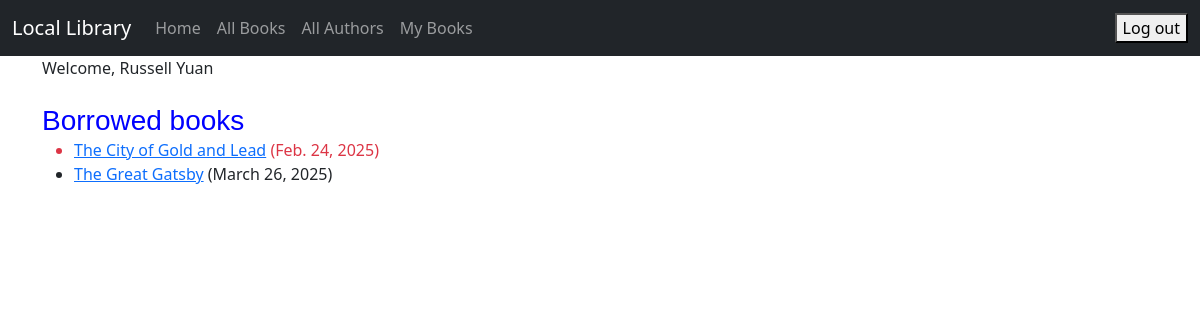
/my_books/ (signed in), run on the app's committed database.
### catalog/models.py (models this page shows, shortened)
class BookInstance(models.Model):
    id = models.UUIDField(primary_key=True, default=uuid.uuid4,
                          help_text='Unique ID for this particular book across whole library')
    book = models.ForeignKey('Book', on_delete=models.RESTRICT, null=True)
    imprint = models.CharField(max_length=200)
    due_back = models.DateField(null=True, blank=True)
    book_image = models.ImageField(upload_to='images/', null=True, blank=True)
    LOAN_STATUS = (
        ('m', 'Maintenance'), ('o', 'On loan'), ('a', 'Available'), ('r', 'Reserved'),
    )
    status = models.CharField(
        max_length=1,
        choices=LOAN_STATUS,
        blank=True,
        default='m',
        help_text='Book availability',
    )
    borrower = models.ForeignKey(User, on_delete=models.SET_NULL, null=True, blank=True)
    @property
    def is_overdue(self):
        return bool(self.due_back and date.today() > self.due_back)
    class Meta:
        ordering = ['due_back']

class Book(models.Model):
    title = models.CharField(max_length=200)
    author = models.ForeignKey('Author', on_delete=models.RESTRICT, null=True)
    summary = models.TextField(max_length=1000, help_text='Enter a brief description of the book')
    isbn = models.CharField('ISBN', max_length=13, unique=True,
                            help_text='13 Character <a href="https://www.isbn-international.org/content/what-isbn">ISBN number</a>')
    genre = models.ManyToManyField(Genre, help_text='Select a genre for this book')
    book_image = models.ImageField(upload_to='images/', null=True, blank=True)

### catalog/views.py (the view)
# urls.py: path('my_books/', views.LoanedBooksByUserListView.as_view(), name='my_books'),
class LoanedBooksByUserListView(LoginRequiredMixin,generic.ListView):
    model = BookInstance
    template_name = 'catalog/my_books.html'
    paginate_by = 10
    def get_queryset(self):
        return BookInstance.objects.filter\
(borrower=self.request.user).filter(status__exact='o').order_by('due_back')

### catalog/templates/catalog/my_books.html (shortened to what this page needs)
<!DOCTYPE html>
<html lang="en">
{% extends "catalog/base.html" %}
{% block content %}
    <h1>Borrowed books</h1>
    {% if bookinstance_list %}
    <ul>
      {% for bookinst in bookinstance_list %}
      <li class="{% if bookinst.is_overdue %}text-danger{% endif %}">
        <a href="{% url 'book_detail' bookinst.book.pk %}">{{ bookinst.book.title }}</a> ({{ bookinst.due_back }})
      </li>
      {% endfor %}
    </ul>
    {% else %}
      <p>There are no books borrowed.</p>
    {% endif %}
{% endblock %}

### catalog/templates/catalog/base.html (shortened to what this page needs)
{% load static %}
<!doctype html>
<html lang="en">
<head>
    <link href="https://cdn.jsdelivr.net/npm/bootstrap@5.3.0-alpha1/dist/css/bootstrap.min.css" rel="stylesheet"
>
    <link href="{% static 'css/my_style.css' %}" rel="stylesheet">
</head>
<body>
<nav class="navbar navbar-expand-lg navbar-dark bg-dark">
    <div class="container-fluid">
        <a class="navbar-brand" href="{% url 'index' %}">Local Library</a>
        <div class="collapse navbar-collapse" id="navbarSupportedContent">
            <ul class="navbar-nav me-auto mb-2 mb-lg-0">
                <li class="nav-item">
                    <a class="nav-link" href="{% url 'index' %}">Home</a>
                </li>
                <li class="nav-item">
                    <a class="nav-link" href="{% url 'book_list' %}">All Books</a>
                </li>
                <li class="nav-item">
                    <a class="nav-link" href="{% url 'author_list' %}">All Authors</a>
                </li>
                {% if user.is_authenticated %}
                    <li><a class="nav-link" href="{% url 'my_books' %}">My Books</a></li>
                {% endif %}
            </ul>
        </div>
        <ul class="nav navbar-nav ml-auto">
        {% if user.is_authenticated %}
           <li>
              <form action="{% url 'logout' %}" method="post">
                 <button type="submit">Log out</button>
              </form>
           </li>
        {% else %}
            <li><a class="nav-link" href="{% url 'login' %}"><span class="glyphicon glyphicon-log-in"></span>Login</a>
            </li>
            <li><a class="nav-link" href="{% url 'register' %}"><span class="glyphicon glyphicon-log-in"></span>Sign Up</a>
            </li>
        {% endif %}
    </ul>
    </div>
</nav>
<div class="container">
    {% if user.is_authenticated %}
        Welcome, {{ user.first_name }} {{ user.last_name }}
    {% endif %}
</div>
<div class="container">
    <br/>
    {% block content %}
    {% endblock %}
</div>
</body>
</html>

### catalog/static/css/my_style.css (style rules this page uses)
h1 { font-family: 'Changa One', sans-serif; margin: 10px 0; font-size: 1.75em; font-weight: normal; line-height: 0.5; text-align: left; color: #0000FF; }

### data on the page
BookInstance: book "The City of Gold and Lead", due_back "Feb. 24, 2025"
BookInstance: book "The Great Gatsby", due_back "March 26, 2025"

### other printed values
{{ user.first_name }} "Russell"
{{ user.last_name }} "Yuan"
